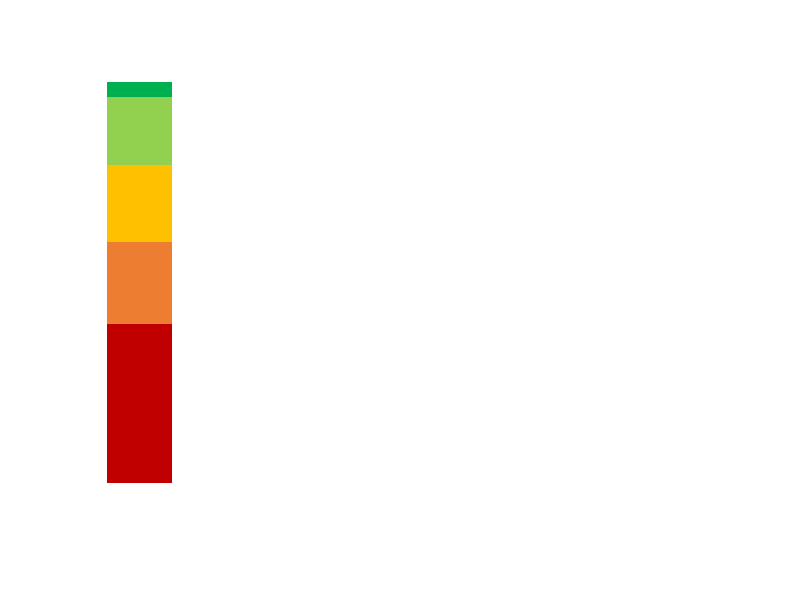

This figure's R source:
#!/usr/bin/env Rscript

png(filename = "im1.png", width = 10, height = 10, units = "cm", pointsize = 12, res = 300)

par(bg = "transparent", usr = c(0, 480, 0, 360)) #make the plot window a certain size?
plot(x=NULL, y=NULL , type = "n", axes = F, xlab = "", ylab = "", xlim=c(0,480), ylim=c(0,360)) #set up the plot?

#draw rectangles for thermometer
rect(0, 0, 50, 148, col = "#c00000", border = "transparent")     #red
rect(0, 148, 50, 225, col = "#ed7d31", border = "transparent") #orange
rect(0, 225, 50, 297, col = "#ffc000", border = "transparent") #gold
rect(0, 297, 50, 360, col = "#92d050", border = "transparent") #lgreen
rect(0, 360, 50, 450, col = "#00b050", border = "transparent") #dgreen

dev.off()
